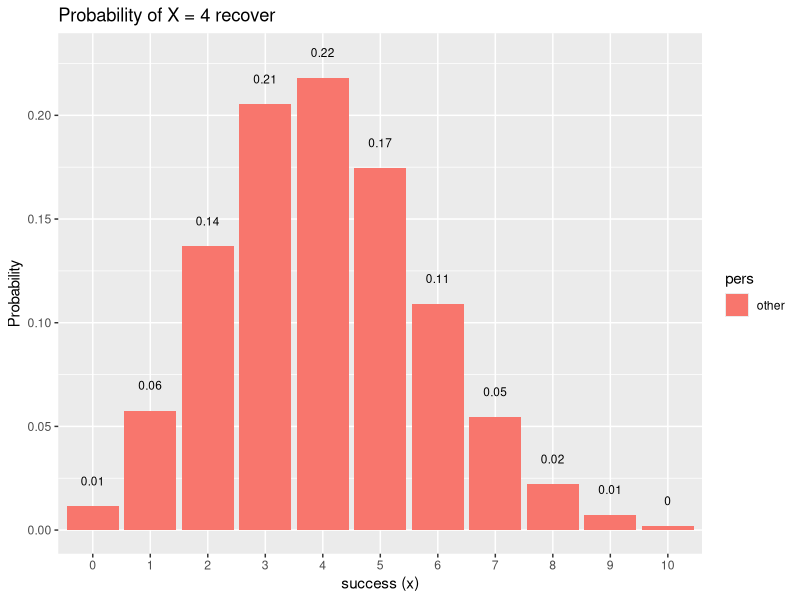

R code for this plot:
n <- 20
p <- .2
x <- 4

#nomor 2a
dbinom(x, n, p)

#nomor 2b
library(dplyr)
library(ggplot2)

data.frame(x = 0:10, prob = dbinom(0:10, 20, 0.2)) %>%
  mutate(pers = ifelse(x == n, n, "other")) %>%
  ggplot(aes(x = factor(x), y = prob, fill = pers)) +
  geom_col() +
  geom_text(
    aes(label = round(prob,2), y = prob + 0.01),
    position = position_dodge(0.9),
    size = 3,
    vjust = 0
  ) +
  labs(title = "Probability of X = 4 recover",
       x = "success (x)",
       y = "Probability") 

#nomor 2c
rataan <- n * p
varians <- n * p * (1-p)
rataan
varians